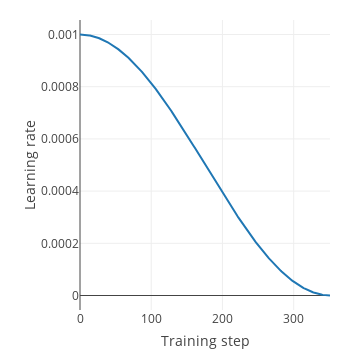

The notebook cell saved with this chart:
### Code cell
lr_func = fw.train.cosine_lr(init_lr=0.001, total_steps=total_steps)
fw.plt.plot_lr_func(lr_func, total_steps)

### Figure 1 — Plotly figure (JSON) as saved in the notebook; plotly's stock layout.template omitted (floating-point values rounded to 4 significant figures; data arrays with more than 128 entries replaced by an {"elided": "..."} marker saying what was removed)
{"data": [{"y": {"elided": "352 float values"}, "type": "scatter", "uid": "c7049f16-c239-4bdf-9359-927d076d7c21"}], "layout": {"autosize": false, "yaxis": {"title": {"text": "Learning rate"}}, "height": 350, "width": 350, "xaxis": {"title": {"text": "Training step"}}, "margin": {"r": 20, "b": 40, "l": 80, "t": 20}}}
